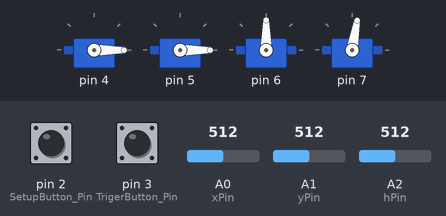
This sketch was run on a simulated Arduino Uno, built with avr-gcc and run on an emulated ATmega328P. Parts: 4 × servo. The inputs (shaded band) are chosen by the test bench; at power-on: A2 (hPin) = 512, pin 3 (TrigerButton_Pin) HIGH, pin 2 (SetupButton_Pin) HIGH, A0 (xPin) = 512, A1 (yPin) = 512. What the sketch prints to the serial monitor is not drawn.

Above: at 1.9 s.
2.0 s: A2 (hPin) set to 936
3.5 s: A2 (hPin) set to 966
At 3.98 s:
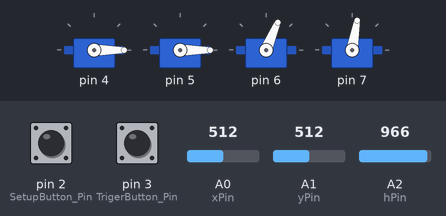
At 6.2 s:
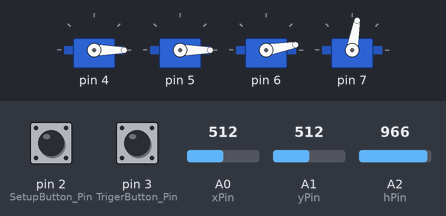
6.5 s: pin 3 (TrigerButton_Pin) pulled LOW for 0.15 s
At 6.57 s:
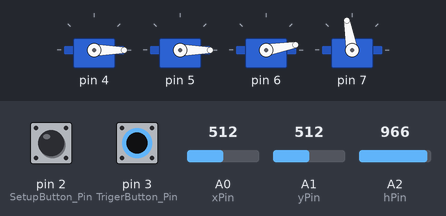
Timing chart, 0 to 9.5 s (numbered marks = the images above; inputs shaded):
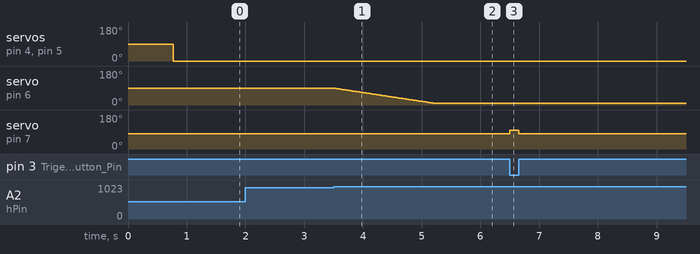

Measured:
- the behaviour switches between 950 and 951 on A2 (hPin) (found by bisection; images 0 and 1)
- after the input at 2.0 s, every drawn part: stays the same
- after the input at 3.5 s, servo on pin 6: moves from 90° to 10° over 1.7 s, starting at once
- after the input at 6.5 s, servo on pin 7: 80° → 100° at once, → 80° 0.15 s later

The sketch:

joystick1.ino
```cpp
/*
 *  Controle via Joystick analógico com conector DB15 (GamePort - antigo)
 *
 *  by Marcelo Campos
 *  Garoa Hacker Club
 *
 *  Dependências:
 *    - Incluir EEPROMAnything.h que deve estar nesta mesma pasta
 *
 * Ligações ao Joystick - padrão GamePort (conector DB15):
 *   Pino Arduino | Pino DB15   | Função
 *    A0          |      6      | eixo y - movimento do "ombro"
 *    A1          |      3      | eixo x - movimento da base
 *    A2          |      13     | "Hat" - controle no topo Manche ver tensões ativas nas variáveis h_toLowValue / h_toUpValue
 *    2           |      7      | Botão Setup (Nível Ativo = 0)
 *    3           |      2      | Botão Gatilho - Abre- fecha garra (Nível Ativo = 0)
 *    5V          |      1      | alimentação p/ o joystick de 5 volts
 *    Gnd         |      4      | Gnd
 *
 *
 *  Notas:
 *    1. Pode ser necessário modificar joystick p/ níveis ativo 0-Gnd e tensões do Hat
 *    2. A saída de 5 volts do Arduino (normalmente)não tem corrente suficiente para alimentar os servos do meArm, usar para eles alimentação externa de 5V
 *
 *  Uso: movimentos de acordo com posição do joystick
 *    acionando (Nível Ativo = 0) botão Gatilho Garra fecha
 *    acionando (Nível Ativo = 0) botão Setup entra em modo calibração valores do Joystick
 *
 *  REV.0 - Mar/16
 */

#include <EEPROM.h>
#include "EEPROMAnything.h" // arquivo deve estar na mesma pasta deste Sketch
#include <Servo.h>

Servo meArmServo[4];

int xAxis;
int yAxis;
int hAxis = 90;

int xAxisMin;
int xAxisMax;
int xAxisCent;
int yAxisMin;
int yAxisMax;
int yAxisCent;

int hAxisMaxValue = 132;  // valor máximo do eixo
int hAxisMinValue = 10;  // valor máximo do eixo

byte xPin = 0;
byte yPin = 1;
byte hPin = A2;   // "hat" do Joystick, usualmente fica na parte de cima do manche - controle altura braço

int h_toLowValue = 950;   // valor analog comando para baixo eixo h
int h_toUpValue = 630;    // valor analog comando para cima eixo h
int h_ToleranceValue = 70; // tolerância !

byte SetupButton_Pin = 2;
byte TrigerButton_Pin = 3;

volatile byte Flag_Setup_On = 0;
volatile byte Flag_Int_Svc = 0;

byte SM = 0;

byte Flag_Invert_xAxis = 0;
byte Flag_Invert_yAxis = 0;

byte GripOpen = 80;
byte GripClose = 100;


void trigerOn()
{
  detachInterrupt(digitalPinToInterrupt(SetupButton_Pin));
  Flag_Setup_On = 1;
  Flag_Int_Svc = 0;
}

void setup()
{

  EEPROM_readAnything(0, xAxisMin);
  EEPROM_readAnything(2, xAxisMax);
  EEPROM_readAnything(4, yAxisMin);
  EEPROM_readAnything(6, yAxisMax);
  EEPROM_readAnything(8, xAxisCent);
  EEPROM_readAnything(0x0A, yAxisCent);

  // verifica se valores inválidos na
  if (xAxisMin < 0 || xAxisMax>1023 || yAxisMin < 0 || yAxisMax > 1023 )
  {
    resetAxisValues();
    Serial.println("Valores eixos resetados, sugerido calibrar...");
  }

  meArmServo[0].attach(4);    // eixo x: base - ombro
  meArmServo[1].attach(5);    // eixo y:
  meArmServo[2].attach(6);
  meArmServo[3].attach(7);
  meArmServo[0].write( 90 );
  meArmServo[1].write( 90 );
  meArmServo[2].write( 90 );
  meArmServo[3].write( GripOpen );

//  testSevosCenter();        // teste somente para verificar/ acertar centro servos braço,
                              // comentar para desativar e operação normal
  Serial.begin(9600);
  pinMode(SetupButton_Pin, INPUT_PULLUP);
  pinMode(TrigerButton_Pin, INPUT_PULLUP);
  pinMode(hPin, INPUT);

  delay(750);                 // espera

  attachInterrupt(digitalPinToInterrupt(SetupButton_Pin), trigerOn, FALLING);

  Serial.println("");
  Serial.println("");
  Serial.println("Init Ok");
  printMinMax();
  printCenter();
}

void loop()
{

  if (Flag_Setup_On)
  {
      if (!Flag_Int_Svc)  // executa só 1a vez
      {
        SM++;
        if (SM == 1)
        {
          Serial.println("");
          Serial.println("Mova o Joystick para posicoes Minimas e Maximas...");
        }
        if (SM == 2)
        {
          Serial.println("");
          Serial.println("Posicione o Joystick no centro e aperte novamente o Botao Triger...");
        }


      }

      if (digitalRead(SetupButton_Pin) == 1)
      {
        Flag_Setup_On = 0;
        attachInterrupt(digitalPinToInterrupt(SetupButton_Pin), trigerOn, FALLING);
      }

      Flag_Int_Svc = 1;
  }

  if (SM) // executa leitura se ativo captura setup valores
  {
    xAxis = analogRead(xPin);
    yAxis = analogRead(yPin);
    delay(250);
  }

  switch (SM)
  {
    case 0:
      joystickControl();  // joystick contronlado real time meArm
      break;
    case 1:
      compareMinMax();    // captura e seta pontos minimo e maximo eixos x y
      break;
    case 2:
      captureCenter();    // captura e seta centro joystick
      break;
    case 3:
      saveValues();       // ao final salva valores
      break;
  }

}


int lastTimeRead = 0;         // tempo última leitura canal analog. hat - controle hAxis

void joystickControl()
{
  int analogValue;


  xAxis = analogRead(xPin);
  yAxis = analogRead(yPin);

  if ( Flag_Invert_yAxis )  // inverte eixo Y
    yAxis = yAxisMax - yAxis + yAxisMin ;

  if ( Flag_Invert_xAxis )  // inverte eixo  X
    xAxis = xAxisMax - xAxis + xAxisMin ;

  if ( digitalRead(TrigerButton_Pin) == 0)  // verifica botão controle garra
  {
    meArmServo[3].write( GripClose );
  }
  else
  {
    meArmServo[3].write( GripOpen );
  }

    analogValue = analogRead(hPin);       // captura valor lido "hat"
    if ( analogValue > h_toLowValue && hAxis > hAxisMinValue && (millis() - lastTimeRead > 20))
    {
        hAxis--;
        lastTimeRead = millis();        // armazena tempo última leira pra não acionar mais que x vezes por segundo
    }
    else if ( analogValue > (h_toUpValue-h_ToleranceValue) && analogValue < (h_toUpValue+h_ToleranceValue) && hAxis < hAxisMaxValue && (millis() - lastTimeRead > 20))
    {
        hAxis++;
        lastTimeRead = millis();        // armazena tempo última leira pra não acionar mais que x vezes por segundo
    }

  meArmServo[0].write( map (xAxis, xAxisMin, xAxisMax, 0, 180) );
  meArmServo[1].write( map (yAxis, yAxisMin, yAxisMax, 0, 180) );
  meArmServo[2].write( hAxis );
}

void testSevosCenter ()   // teste somente para verificar/ acertar centro servos braço
{
  meArmServo[0].write(90);
  meArmServo[1].write(90);
  meArmServo[2].write(90);
  meArmServo[3].write(90);
  Serial.println("Servos em modo teste...");
  while(1); // permanece aqui
}

void saveValues() // salva valores na memória eeprom
{
  EEPROM_writeAnything(0, xAxisMin);
  EEPROM_writeAnything(2, xAxisMax);
  EEPROM_writeAnything(4, yAxisMin);
  EEPROM_writeAnything(6, yAxisMax);
  EEPROM_writeAnything(8, xAxisCent);
  EEPROM_writeAnything(0x0A, yAxisCent);

  Serial.println("");
  Serial.print("Valores salvos na memoria eeprom :");
  Serial.println("");
  printMinMax();
  printCenter();
  Serial.println("");
  SM = 0; // reinicia máquina de estados
}

void captureCenter()
{
  yAxisCent = yAxis;
  xAxisCent = xAxis;

  printCenter();

}

void compareMinMax()
{
  if (xAxis > xAxisMax)
    xAxisMax = xAxis;

  if (yAxis > yAxisMax)
    yAxisMax = yAxis;

  if (xAxis < xAxisMin)
    xAxisMin = xAxis;

  if (yAxis < yAxisMin)
    yAxisMin = yAxis;

  printMinMax();


}

void printCenter()
{
  Serial.print("xCenter= ");
  Serial.print(xAxisCent);

  Serial.print(" | yCenter= ");
  Serial.print(yAxisCent);

  Serial.println("");
}

void printMinMax ()
{
  Serial.print("xMin= ");
  Serial.print(xAxisMin);

  Serial.print(" | xMax= ");
  Serial.print(xAxisMax);

  Serial.print(" | yMin= ");
  Serial.print(yAxisMin);

  Serial.print(" | yMax= ");
  Serial.print(yAxisMax);

  Serial.println("");

}

void resetAxisValues()
{
  xAxisMin=512;
  xAxisMax=512;
  xAxisCent=0;
  yAxisMin=512;
  yAxisMax=512;
  yAxisCent=0;
  hAxis  = 90;
}
```

EEPROMAnything.h
```cpp
#include <EEPROM.h>
#include <Arduino.h>  // for type definitions

template <class T> int EEPROM_writeAnything(int ee, const T& value)
{
    const byte* p = (const byte*)(const void*)&value;
    unsigned int i;
    for (i = 0; i < sizeof(value); i++)
	  EEPROM.write(ee++, *p++);
    return i;
}

template <class T> int EEPROM_readAnything(int ee, T& value)
{
    byte* p = (byte*)(void*)&value;
    unsigned int i;
    for (i = 0; i < sizeof(value); i++)
	  *p++ = EEPROM.read(ee++);
    return i;
}
```
